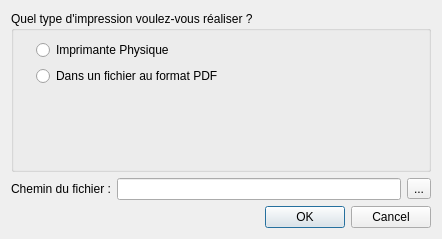
<?xml version="1.0" encoding="UTF-8"?>
<ui version="4.0">
 <class>DialogPrintChoice</class>
 <widget class="QDialog" name="DialogPrintChoice">
  <property name="geometry">
   <rect>
    <x>0</x>
    <y>0</y>
    <width>442</width>
    <height>239</height>
   </rect>
  </property>
  <property name="windowTitle">
   <string>Type d'impression</string>
  </property>
  <property name="windowIcon">
   <iconset resource="../ressources.qrc">
    <normaloff>:/app/print</normaloff>:/app/print</iconset>
  </property>
  <layout class="QVBoxLayout" name="verticalLayout_2">
   <item>
    <layout class="QVBoxLayout" name="verticalLayout">
     <item>
      <widget class="QGroupBox" name="groupBox">
       <property name="title">
        <string>Quel type d'impression voulez-vous réaliser ?</string>
       </property>
       <layout class="QGridLayout" name="gridLayout_2">
        <item row="0" column="0">
         <layout class="QVBoxLayout" name="verticalLayout_3">
          <item>
           <layout class="QHBoxLayout" name="horizontalLayout_printer">
            <item>
             <widget class="QLabel" name="label_print">
              <property name="text">
               <string/>
              </property>
              <property name="pixmap">
               <pixmap resource="../ressources.qrc">:/app/print</pixmap>
              </property>
             </widget>
            </item>
            <item>
             <widget class="QRadioButton" name="radioButton_printer">
              <property name="text">
               <string>Imprimante Physique</string>
              </property>
             </widget>
            </item>
            <item>
             <spacer name="horizontalSpacer">
              <property name="orientation">
               <enum>Qt::Horizontal</enum>
              </property>
              <property name="sizeHint" stdset="0">
               <size>
                <width>40</width>
                <height>20</height>
               </size>
              </property>
             </spacer>
            </item>
           </layout>
          </item>
          <item>
           <layout class="QHBoxLayout" name="horizontalLayout_2">
            <item>
             <widget class="QLabel" name="label_pdf">
              <property name="text">
               <string/>
              </property>
              <property name="pixmap">
               <pixmap resource="../ressources.qrc">:/app/pdf</pixmap>
              </property>
             </widget>
            </item>
            <item>
             <widget class="QRadioButton" name="radioButton_pdf">
              <property name="text">
               <string>Dans un fichier au format PDF</string>
              </property>
             </widget>
            </item>
            <item>
             <spacer name="horizontalSpacer_2">
              <property name="orientation">
               <enum>Qt::Horizontal</enum>
              </property>
              <property name="sizeHint" stdset="0">
               <size>
                <width>40</width>
                <height>20</height>
               </size>
              </property>
             </spacer>
            </item>
           </layout>
          </item>
         </layout>
        </item>
        <item row="1" column="0">
         <spacer name="verticalSpacer">
          <property name="orientation">
           <enum>Qt::Vertical</enum>
          </property>
          <property name="sizeHint" stdset="0">
           <size>
            <width>20</width>
            <height>40</height>
           </size>
          </property>
         </spacer>
        </item>
       </layout>
      </widget>
     </item>
     <item>
      <layout class="QHBoxLayout" name="horizontalLayout">
       <property name="spacing">
        <number>6</number>
       </property>
       <property name="sizeConstraint">
        <enum>QLayout::SetDefaultConstraint</enum>
       </property>
       <property name="bottomMargin">
        <number>0</number>
       </property>
       <item>
        <widget class="QLabel" name="label_path">
         <property name="text">
          <string>Chemin du fichier :</string>
         </property>
        </widget>
       </item>
       <item>
        <widget class="QLineEdit" name="lineEdit_path">
         <property name="enabled">
          <bool>true</bool>
         </property>
         <property name="clearButtonEnabled">
          <bool>true</bool>
         </property>
        </widget>
       </item>
       <item>
        <widget class="QToolButton" name="toolButton_path">
         <property name="text">
          <string>...</string>
         </property>
        </widget>
       </item>
      </layout>
     </item>
    </layout>
   </item>
   <item>
    <widget class="QDialogButtonBox" name="buttonBox">
     <property name="orientation">
      <enum>Qt::Horizontal</enum>
     </property>
     <property name="standardButtons">
      <set>QDialogButtonBox::Cancel|QDialogButtonBox::Ok</set>
     </property>
    </widget>
   </item>
  </layout>
 </widget>
 <resources>
  <include location="../ressources.qrc"/>
 </resources>
 <connections>
  <connection>
   <sender>buttonBox</sender>
   <signal>accepted()</signal>
   <receiver>DialogPrintChoice</receiver>
   <slot>accept()</slot>
   <hints>
    <hint type="sourcelabel">
     <x>248</x>
     <y>254</y>
    </hint>
    <hint type="destinationlabel">
     <x>157</x>
     <y>274</y>
    </hint>
   </hints>
  </connection>
  <connection>
   <sender>buttonBox</sender>
   <signal>rejected()</signal>
   <receiver>DialogPrintChoice</receiver>
   <slot>reject()</slot>
   <hints>
    <hint type="sourcelabel">
     <x>316</x>
     <y>260</y>
    </hint>
    <hint type="destinationlabel">
     <x>286</x>
     <y>274</y>
    </hint>
   </hints>
  </connection>
 </connections>
</ui>
